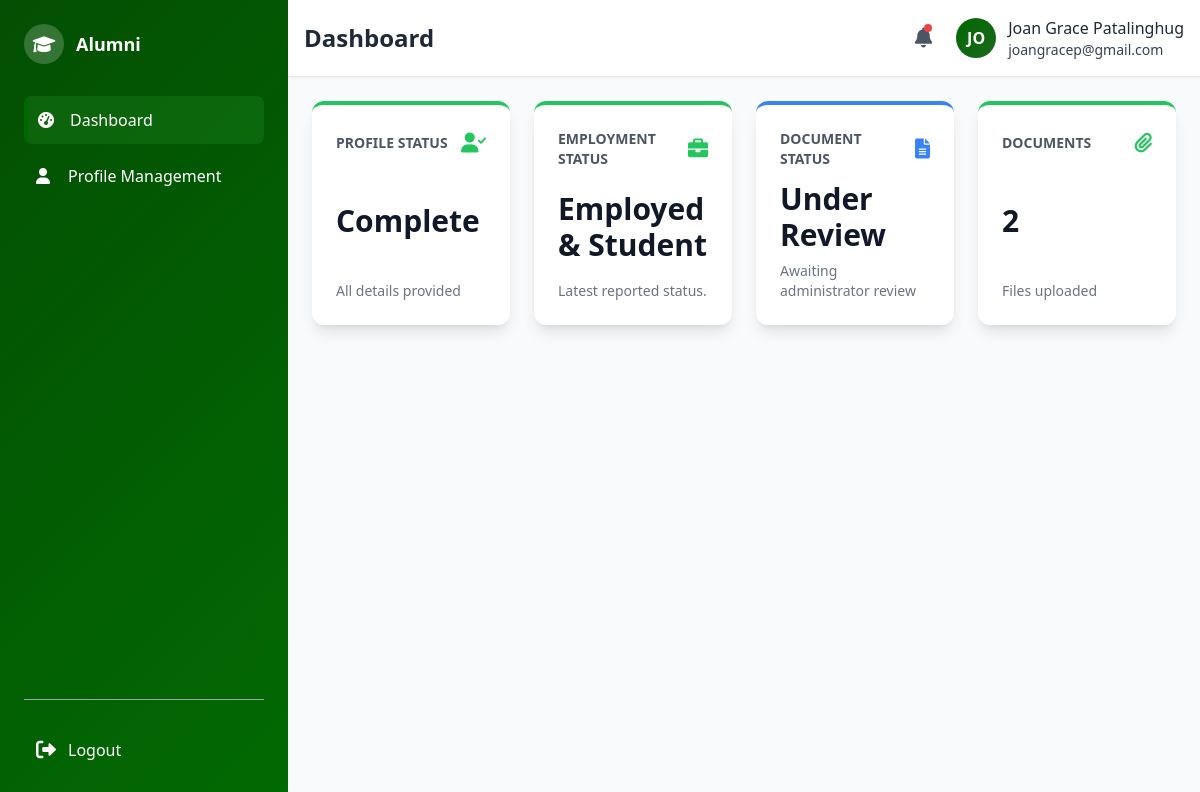
Page /alumni/alumni_dashboard.php (signed in) on the earlier database version.
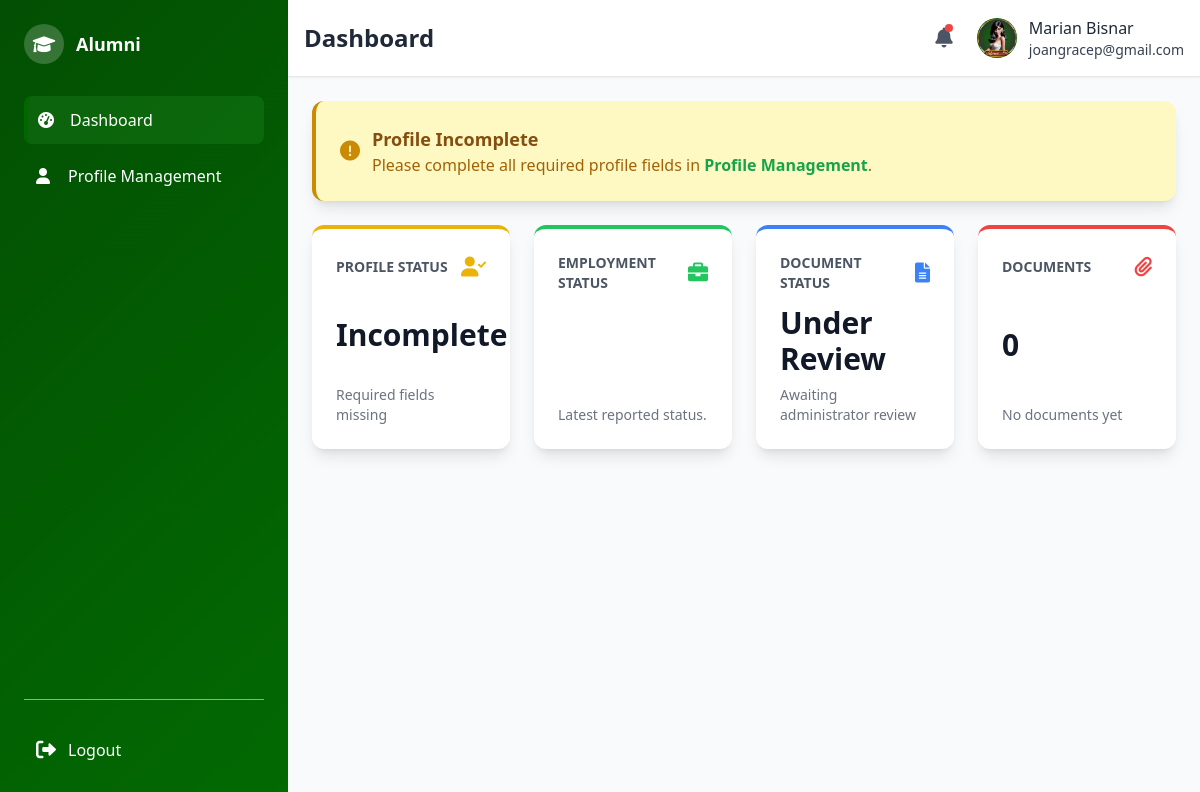
Same page on the later database version.
### tables this page shows
CREATE TABLE `alumni_profile` (
  `user_id` int(11) NOT NULL,
  `address_id` int(11) DEFAULT NULL,
  `first_name` varchar(100) NOT NULL,
  `middle_name` varchar(100) DEFAULT NULL,
  `last_name` varchar(100) NOT NULL,
  `contact_number` varchar(20) NOT NULL,
  `year_graduated` year(4) DEFAULT NULL,
  `employment_status` enum('Employed','Self-Employed','Unemployed','Student','Employed & Student') DEFAULT NULL,
  `photo_path` varchar(255) DEFAULT NULL,
  `last_profile_update` timestamp NULL DEFAULT NULL,
  `submission_status` enum('Pending','Approved','Rejected') DEFAULT 'Pending',
  `rejection_reason` text DEFAULT NULL,
  `rejected_at` timestamp NULL DEFAULT NULL,
  `submitted_at` timestamp NOT NULL DEFAULT current_timestamp()
);

CREATE TABLE `users` (
  `user_id` int(11) NOT NULL,
  `email` varchar(100) NOT NULL,
  `password` varchar(200) NOT NULL,
  `role` enum('admin','alumni') NOT NULL,
  `name` varchar(150) NOT NULL,
  `created_at` timestamp NOT NULL DEFAULT current_timestamp()
);

### alumni/alumni_dashboard.php (the view, shortened to what the changed rows need)
<?php
include("../connect.php");
$page_title = "Dashboard";
$user_id = $_SESSION["user_id"];
$stmt = $conn->prepare("
    SELECT
        ap.first_name,
        ap.middle_name,
        ap.last_name,
        ap.year_graduated,
        ap.last_profile_update,
        ap.employment_status,
        ap.submission_status,
        ap.address_id,
        ap.contact_number,
        COUNT(ad.doc_id) as document_count
    FROM alumni_profile ap
    LEFT JOIN alumni_documents ad ON ap.user_id = ad.user_id
    WHERE ap.user_id = ?
    GROUP BY ap.user_id
");
$stmt->bind_param("i", $user_id);
$stmt->execute();
$result = $stmt->get_result();
$profile_info = $result->fetch_assoc() ?: [];
$is_profile_complete = !empty($profile_info) &&
                      !empty($profile_info['first_name']) &&
                      !empty($profile_info['last_name']) &&
                      !empty($profile_info['contact_number']) &&
                      !empty($profile_info['year_graduated']) &&
                      !empty($profile_info['employment_status']) &&
                      !empty($profile_info['address_id']);
$needs_annual_update = !empty($profile_info) &&
                      ($profile_info['last_profile_update'] === null ||
                       strtotime($profile_info['last_profile_update'] . ' +1 year') <= time());
$needs_profile_update = empty($profile_info) || !$is_profile_complete || $needs_annual_update;
$profile = [
    'employment_status' => $profile_info['employment_status'] ?? 'Not Set',
    'submission_status' => $profile_info['submission_status'] ?? 'Not Submitted'
];
$document = [
    'submission_status' => $profile_info['submission_status'] ?? 'No Profile',
    'document_count' => $profile_info['document_count'] ?? 0
];
if (!empty($profile_info)) {
    if ($profile_info['submission_status'] === 'Approved') {
        $document['submission_status'] = 'Approved';
        $document['message'] = 'All documents approved';
    } elseif ($profile_info['submission_status'] === 'Rejected') {
        $document['submission_status'] = 'Rejected';
        $document['message'] = 'Needs resubmission';
    } elseif ($profile_info['submission_status'] === 'Pending') {
        $document['submission_status'] = 'Under Review';
        $document['message'] = 'Awaiting administrator review';
    } elseif ($document['document_count'] > 0) {
        $document['submission_status'] = 'Draft';
        $document['message'] = 'Ready for submission';
    } else {
        $document['submission_status'] = 'No Documents';
        $document['message'] = 'Upload required documents';
    }
} else {
    $document['submission_status'] = 'No Profile';
    $document['message'] = 'Complete your profile first';
}
?>
<div class="space-y-6">
    <?php if ($needs_profile_update): ?>
        <div class="bg-yellow-100 p-6 rounded-xl shadow-lg border-l-4 border-yellow-600 flex items-center space-x-3">
            <i class="fas fa-exclamation-circle text-yellow-600 text-xl"></i>
            <div>
                <h3 class="text-lg font-semibold text-yellow-800">
                    <?php
                    if (empty($profile_info)) {
                        echo 'Complete Your Profile';
                    } elseif (!$is_profile_complete) {
                        echo 'Profile Incomplete';
                    } else {
                        echo 'Annual Profile Update Required';
                    }
                    ?>
                </h3>
                <p class="text-yellow-700">
                    Please
                    <?php
                    if (empty($profile_info)) {
                        echo 'fill out your profile details';
                    } elseif (!$is_profile_complete) {
                        echo 'complete all required profile fields';
                    } else {
                        echo 'update your profile details';
                    }
                    ?>
                    in <a href="alumni_profile.php" class="text-green-600 hover:text-green-800 font-semibold">Profile Management</a>.
                </p>
            </div>
        </div>
    <?php endif; ?>
        <div class="grid grid-cols-1 md:grid-cols-2 lg:grid-cols-4 gap-6">
            <div class="bg-white p-6 rounded-xl shadow-lg flex flex-col justify-between hover:shadow-xl transition duration-200 border-t-4 <?php echo $is_profile_complete ? 'border-green-500' : 'border-yellow-500'; ?>">
                <div class="flex items-center justify-between mb-3">
                    <h3 class="text-sm font-semibold text-gray-600 uppercase">Profile Status</h3>
                    <i class="fas fa-user-check text-xl <?php echo $is_profile_complete ? 'text-green-500' : 'text-yellow-500'; ?>"></i>
                </div>
                <p class="text-3xl font-bold text-gray-900"><?php echo $is_profile_complete ? 'Complete' : 'Incomplete'; ?></p>
                <p class="text-sm text-gray-500 mt-2"><?php echo $is_profile_complete ? 'All details provided' : 'Required fields missing'; ?></p>
            </div>
            <div class="bg-white p-6 rounded-xl shadow-lg flex flex-col justify-between hover:shadow-xl transition duration-200 border-t-4 border-green-500">
                <div class="flex items-center justify-between mb-3">
                    <h3 class="text-sm font-semibold text-gray-600 uppercase">Employment Status</h3>
                    <i class="fas fa-briefcase text-xl text-green-500"></i>
                </div>
                <p class="text-3xl font-bold text-gray-900"><?php echo htmlspecialchars($profile['employment_status']); ?></p>
                <p class="text-sm text-gray-500 mt-2">Latest reported status.</p>
            </div>
            <div class="bg-white p-6 rounded-xl shadow-lg flex flex-col justify-between hover:shadow-xl transition duration-200 border-t-4 <?php echo $document['document_count'] > 0 ? 'border-green-500' : 'border-red-500'; ?>">
                <div class="flex items-center justify-between mb-3">
                    <h3 class="text-sm font-semibold text-gray-600 uppercase">Documents</h3>
                    <i class="fas fa-paperclip text-xl <?php echo $document['document_count'] > 0 ? 'text-green-500' : 'text-red-500'; ?>"></i>
                </div>
                <p class="text-3xl font-bold text-gray-900"><?php echo $document['document_count']; ?></p>
                <p class="text-sm text-gray-500 mt-2"><?php echo $document['document_count'] > 0 ? 'Files uploaded' : 'No documents yet'; ?></p>
            </div>
        </div>
    </div>
</div>
<?php
$page_content = ob_get_clean();
include("alumni_format.php");
?>

### alumni/alumni_format.php (shortened to what the changed rows need)
<?php
include("../connect.php");
$user_id = $_SESSION["user_id"];
$stmt = $conn->prepare("
    SELECT ap.first_name, ap.last_name, u.email, u.name as user_name
    FROM users u
    LEFT JOIN alumni_profile ap ON u.user_id = ap.user_id
    WHERE u.user_id = ?
");
$stmt->bind_param("i", $user_id);
$stmt->execute();
$result = $stmt->get_result();
$profile = $result->fetch_assoc() ?: [];
$full_name = 'Alumni';
if (!empty($profile)) {
    if (!empty($profile['first_name']) || !empty($profile['last_name'])) {
        $full_name = trim(
            ($profile['first_name'] ?? '') . ' ' .
            ($profile['last_name'] ?? '')
        );
    } elseif (!empty($profile['user_name'])) {
        $full_name = $profile['user_name'];
    }
}
$page_title = $page_title ?? "Alumni Page";
?>
<!DOCTYPE html>
<html lang="en">
<head>
    <script src="https://cdn.tailwindcss.com"></script>
    <link href="https://cdnjs.cloudflare.com/ajax/libs/font-awesome/6.0.0/css/all.min.css" rel="stylesheet">
    <link rel="stylesheet" href="alumni_format.css">
</head>
<body class="bg-gray-50 min-h-screen flex">
    <aside class="w-72 gradient-bg text-white flex-shrink-0">
        <div class="sidebar-wrapper flex flex-col justify-between">
            <div class="p-6">
                <div class="flex items-center space-x-3 mb-8">
                    <h2 class="font-bold text-lg">Alumni</h2>
                </div>
            </div>
        </div>
    </aside>
    <div class="flex-1 flex flex-col">
        <header class="bg-white shadow-sm border-b p-4">
            <div class="flex items-center justify-between">
                <h1 class="text-2xl font-bold text-gray-800"><?php echo htmlspecialchars($page_title); ?></h1>
                <div class="flex items-center space-x-6">
                    <div class="flex items-center space-x-3">
                        <div class="profile-avatar w-10 h-10 rounded-full flex items-center justify-center text-white font-bold overflow-hidden">
                            <?php
                            $stmt = $conn->prepare("SELECT ap.photo_path, u.name, u.email FROM users u LEFT JOIN alumni_profile ap ON u.user_id = ap.user_id WHERE u.user_id = ?");
                            $stmt->bind_param("i", $user_id);
                            $stmt->execute();
                            $result = $stmt->get_result();
                            $initials = 'AL';
                            $user_email = '';
                            $photo_path = null;
                            if ($row = $result->fetch_assoc()) {
                                $initials = strtoupper(substr(trim($row['name'] ?: 'Alumni'), 0, 2));
                                $user_email = $row['email'];
                                $photo_path = $row['photo_path'];
                            }
                            if ($photo_path && file_exists("../" . $photo_path)) {
                                echo '<img src="../' . htmlspecialchars($photo_path) . '" alt="Profile" class="w-full h-full object-cover">';
                            } else {
                                echo htmlspecialchars($initials);
                            }
                            ?>
                        </div>
                        <div class="hidden md:block">
                            <p class="font-medium text-gray-800"><?php echo htmlspecialchars($full_name); ?></p>
                            <p class="font-medium text-gray-700 text-sm"><?php echo htmlspecialchars($user_email); ?></p>
                        </div>
                    </div>
                </div>
            </div>
        </header>
        <main class="flex-1 p-6 overflow-auto">
            <?php echo $page_content ?? ''; ?>
</body>
</html>

Differences in the rows shown:
changed alumni_profile "joangracep@gmail.com": photo_path: picture added; full_name "Joan Grace Patalinghug" → "Marian Bisnar"; first_name "Joan Grace" → "Marian" (drawn); user_id.name "JO" → (not shown); employment_status "Employed & Student" → (not shown)
Other differences:
$document['document_count']: "2" → "0"
text no longer shown: "Complete All details provided Files uploaded"
text now shown: "Profile Incomplete Please complete all required profile fields in Profile Management . Incomplete Required fields missing No documents yet"
